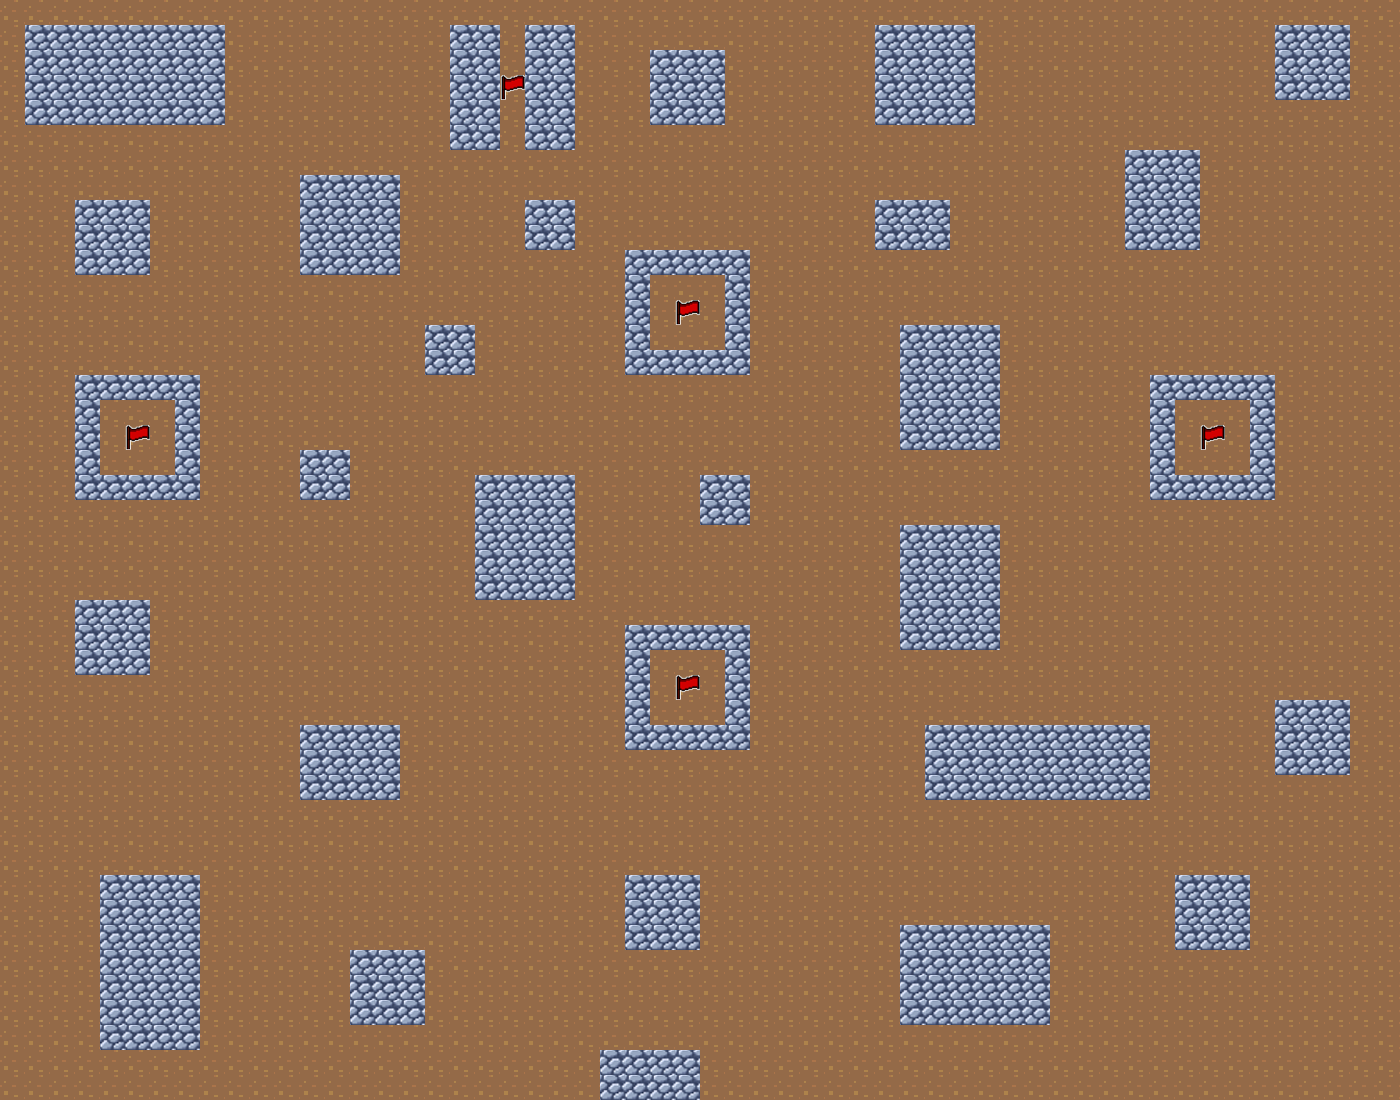

Below is a game level as drawn by its tile map, then a one-line description and the .tmx that defines it (tile-layer data replaced by summaries):
An orthogonal 56x44 tile map with 25x25 px tiles, 3 tile layers (map, walls, flags) and 423 objects.

<map version="1.5" tiledversion="1.5.0" orientation="orthogonal" renderorder="right-down" width="56" height="44" tilewidth="25" tileheight="25" infinite="0" nextlayerid="6" nextobjectid="430">
 <tileset firstgid="1" source="../myTileset.tsx" />
 <layer id="1" name="map" width="56" height="44">
  <data>[2464 cells, 2464 non-empty, 1 distinct tile ids]</data>
 </layer>
 <layer id="5" name="walls" width="56" height="44">
  <data>[2464 cells, 413 non-empty, 1 distinct tile ids]</data>
 </layer>
 <layer id="2" name="flags" width="56" height="44">
  <data>[2464 cells, 5 non-empty, 1 distinct tile ids]</data>
 </layer>
 <objectgroup id="3" name="WallBounds">
  <object id="1" x="37" y="36" />
  <object id="2" x="37" y="60" />
  <object id="6" x="37" y="86" />
  <object id="7" x="37" y="112" />
  <object id="8" x="62" y="112" />
  <object id="9" x="62" y="86" />
  <object id="10" x="62" y="61" />
  <object id="11" x="62" y="36" />
  <object id="12" x="87" y="36" />
  <object id="13" x="87" y="62" />
  <object id="14" x="88" y="86" />
  <object id="15" x="87" y="111" />
  <object id="16" x="112" y="111" />
  <object id="17" x="111" y="85" />
  <object id="18" x="112" y="61" />
  <object id="19" x="111" y="35" />
  <object id="20" x="137" y="36" />
  <object id="21" x="137" y="62" />
  <object id="22" x="137" y="86" />
  <object id="23" x="137" y="111" />
  <object id="24" x="162" y="111" />
  <object id="25" x="162" y="86" />
  <object id="26" x="162.667" y="62" />
  <object id="27" x="162" y="36" />
  <object id="28" x="187.333" y="36.6667" />
  <object id="29" x="187.333" y="62" />
  <object id="30" x="187.333" y="87.3333" />
  <object id="31" x="186.667" y="112" />
  <object id="32" x="212" y="111.333" />
  <object id="33" x="212" y="86.6667" />
  <object id="34" x="211.333" y="61.3333" />
  <object id="35" x="212" y="36.6667" />
  <object id="41" x="87.5" y="211.5" />
  <object id="42" x="113" y="211.5" />
  <object id="43" x="137.5" y="211.5" />
  <object id="44" x="138" y="236.5" />
  <object id="45" x="113" y="236.5" />
  <object id="46" x="87.5" y="236.5" />
  <object id="47" x="87.5" y="261.5" />
  <object id="48" x="113" y="261" />
  <object id="49" x="137.5" y="261.5" />
  <object id="50" x="87.5" y="386" />
  <object id="51" x="87" y="411" />
  <object id="52" x="87" y="436.5" />
  <object id="53" x="87.5" y="461.5" />
  <object id="54" x="87.5" y="487" />
  <object id="55" x="112.5" y="487" />
  <object id="56" x="137.5" y="487" />
  <object id="57" x="162.5" y="487" />
  <object id="58" x="112.5" y="387" />
  <object id="59" x="137.5" y="387" />
  <object id="60" x="162.5" y="387" />
  <object id="61" x="187.5" y="386.5" />
  <object id="62" x="187.5" y="411.5" />
  <object id="63" x="187" y="437" />
  <object id="64" x="187.5" y="461.5" />
  <object id="66" x="87" y="611.5" />
  <object id="67" x="112.5" y="611.5" />
  <object id="68" x="137.5" y="611" />
  <object id="69" x="138" y="636.5" />
  <object id="70" x="138" y="661.5" />
  <object id="71" x="112.5" y="661.5" />
  <object id="72" x="87.5" y="662" />
  <object id="73" x="87" y="637" />
  <object id="74" x="113" y="637" />
  <object id="75" x="112" y="886.5" />
  <object id="76" x="112.5" y="911.5" />
  <object id="77" x="112.5" y="936.5" />
  <object id="78" x="112" y="961.5" />
  <object id="79" x="112" y="986" />
  <object id="80" x="112" y="1011" />
  <object id="81" x="112" y="1036.5" />
  <object id="82" x="138" y="1036.5" />
  <object id="83" x="137.5" y="1012" />
  <object id="84" x="137.5" y="986.5" />
  <object id="85" x="138" y="961" />
  <object id="86" x="137" y="936.5" />
  <object id="87" x="137.5" y="911.5" />
  <object id="88" x="137.5" y="887" />
  <object id="89" x="162.5" y="886" />
  <object id="90" x="162.5" y="911.5" />
  <object id="91" x="162.5" y="936.5" />
  <object id="92" x="162.5" y="961.5" />
  <object id="93" x="162" y="986.5" />
  <object id="94" x="162.5" y="1011.5" />
  <object id="95" x="162.5" y="1036.5" />
  <object id="96" x="187.5" y="1037" />
  <object id="97" x="187.5" y="1011.5" />
  <object id="98" x="187" y="986" />
  <object id="99" x="186.5" y="961.5" />
  <object id="100" x="186" y="937" />
  <object id="101" x="187" y="911.5" />
  <object id="102" x="188" y="886" />
  <object id="103" x="312.5" y="186.5" />
  <object id="104" x="312" y="211.5" />
  <object id="105" x="312.5" y="236.5" />
  <object id="106" x="312.5" y="262" />
  <object id="107" x="337.5" y="261.5" />
  <object id="108" x="362" y="262" />
  <object id="109" x="387.5" y="262" />
  <object id="110" x="387.5" y="237" />
  <object id="111" x="362" y="236.5" />
  <object id="112" x="337.091" y="236.727" />
  <object id="113" x="337.455" y="211.636" />
  <object id="114" x="362.909" y="211.273" />
  <object id="115" x="387.636" y="211.273" />
  <object id="116" x="387.636" y="186.909" />
  <object id="117" x="362.182" y="186.545" />
  <object id="118" x="337.455" y="186.182" />
  <object id="119" x="312.364" y="461.455" />
  <object id="120" x="312.364" y="486.545" />
  <object id="121" x="337.818" y="486.545" />
  <object id="122" x="337.818" y="461.818" />
  <object id="123" x="312.364" y="736.364" />
  <object id="124" x="312.364" y="761.455" />
  <object id="125" x="312.364" y="787.273" />
  <object id="126" x="337.455" y="787.273" />
  <object id="127" x="362.182" y="786.909" />
  <object id="128" x="387.636" y="786.909" />
  <object id="129" x="387.273" y="761.818" />
  <object id="130" x="361.818" y="761.818" />
  <object id="131" x="337.818" y="761.818" />
  <object id="132" x="337.818" y="736.727" />
  <object id="133" x="362.909" y="736.727" />
  <object id="134" x="387.636" y="736.727" />
  <object id="135" x="362.182" y="961.455" />
  <object id="136" x="362.545" y="986.545" />
  <object id="137" x="362.182" y="1011.64" />
  </objectgroup>
 <objectgroup id="4" name="FlagBounds">
  <!-- 5 objects omitted --></objectgroup>
</map>
<!-- 295 of 423 objects omitted -->